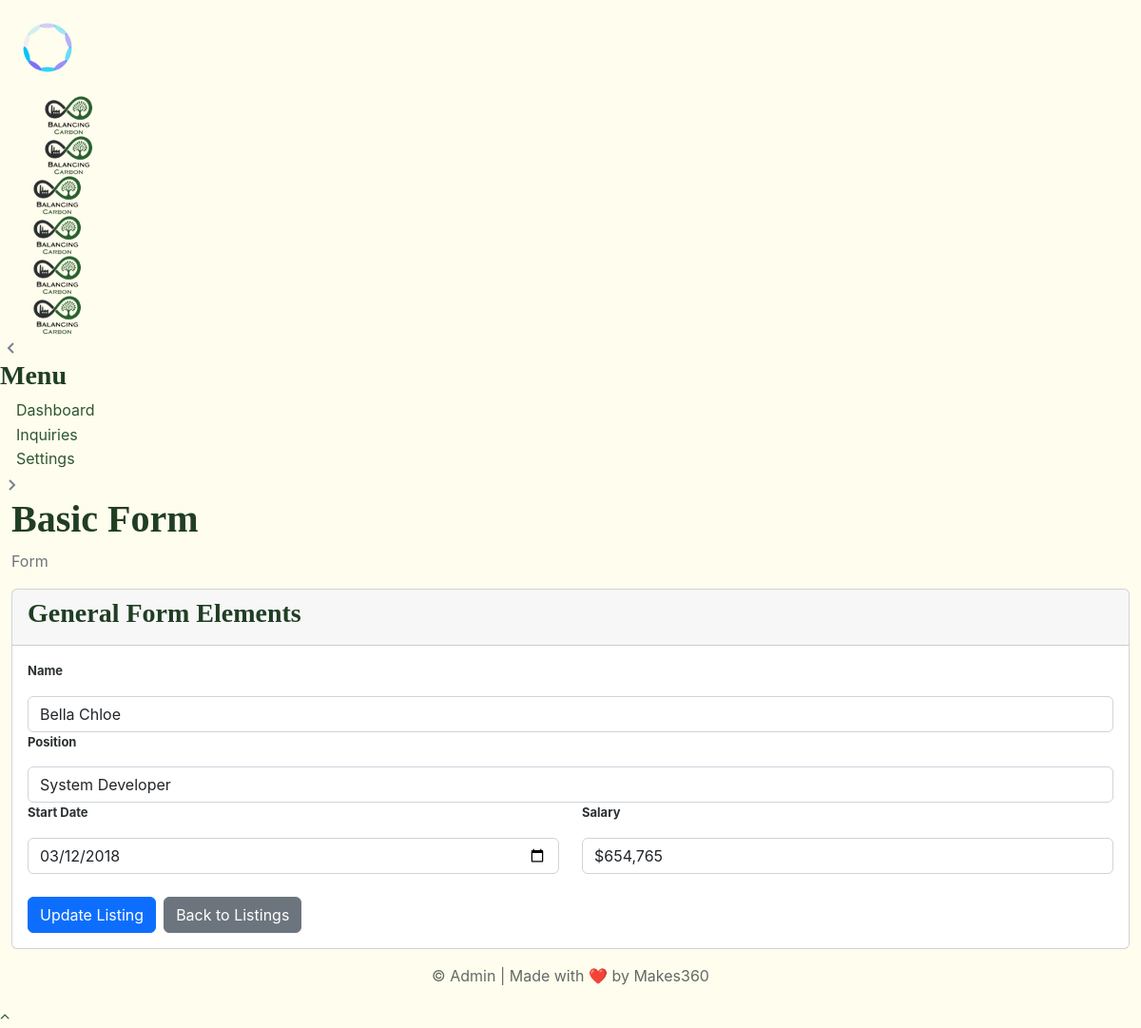
Screenshot of /admin1234/files/form/form?id=1 (signed in) with the database file from the repository.
### tables this page shows
CREATE TABLE `listing_items` (
  `id` int(11) NOT NULL,
  `name` varchar(255) NOT NULL,
  `position` varchar(255) NOT NULL,
  `start_date` date NOT NULL,
  `salary` varchar(50) NOT NULL
);

### admin1234/app/init.php (called while the page is built, shortened)
<?php
if (!defined("APP_ROOT")) {
    if (!function_exists("app_url_join")) {
        function app_url_join(string $base, string $path): string
        {
            $path = trim($path, "/");
            return rtrim($base, "/") . "/" . $path;
        }
    }
    if (!function_exists("asset_url")) {
        function asset_url(string $path): string
        {
            return app_url_join(BASE_URL, "assets/" . ltrim($path, "/"));
        }
    }
    if (!function_exists("file_url")) {
        function file_url(string $path): string
        {
            return app_url_join(BASE_URL, "files/" . ltrim($path, "/"));
        }
    }
}

### admin1234/app/module-data.php (called while the page is built, shortened)
<?php
function getModuleConnection(): ?\mysqli
{
    static $connection = null;
    try {
        $connection = getSashDBConnection();
    } catch (\mysqli_sql_exception $e) {
        error_log("Module DB connection failed: {$e->getMessage()}");
        $connection = null;
        return null;
    }
    return $connection;
}
function getListingItemById(int $id): ?array
{
    $connection = getModuleConnection();
    try {
        $stmt = $connection->prepare(
            "SELECT id, name, position, start_date, salary FROM listing_items WHERE id = ? LIMIT 1",
        );
        $stmt->bind_param("i", $id);
        $stmt->execute();
        $result = $stmt->get_result();
        $row = $result->fetch_assoc();
        return $row ?: null;
    } catch (\mysqli_sql_exception $e) {
        error_log("Listing fetch failed: {$e->getMessage()}");
        return null;
    }
}

### admin1234/files/form/form.php (the view, shortened to what this page needs)
<?php
require_once dirname(__DIR__, 2) . "/app/init.php";
require_once APP_ROOT . "/app/module-data.php";
$listingId = null;
$formValues = [
    "name" => "",
    "position" => "",
    "start_date" => "",
    "salary" => "",
];
if (!empty($_GET["id"])) {
    $listingId = (int) $_GET["id"];
    $item = getListingItemById($listingId);
    if ($item !== null) {
        $formValues = [
            "name" => $item["name"],
            "position" => $item["position"],
            "start_date" => $item["start_date"],
            "salary" => $item["salary"],
        ];
    }
}
include LAYOUT_PATH . "/head.php";
?>
<body class="app sidebar-mini ltr light-mode">
    <div id="global-loader">
        <img src="<?= asset_url(
            "images/loader.svg",
        ) ?>" class="loader-img" alt="Loader">
    </div>
    <div class="page">
        <div class="page-main">
            <?php include LAYOUT_PATH . "/header.php"; ?>
            <?php include LAYOUT_PATH . "/sidebar.php"; ?>
            <div class="main-content app-content mt-0">
                <div class="side-app">
                    <div class="main-container container-fluid">
                        <div class="page-header">
                            <h1 class="page-title">Basic Form</h1>
                            <div>
                                <ol class="breadcrumb">
                                    <li class="breadcrumb-item active" aria-current="page">Form</li>
                                </ol>
                            </div>
                        </div>
                        <div class="row">
                            <div class="col-md-12 col-xl-12">
                                <div class="card">
                                    <div class="card-header">
                                        <h3 class="card-title">General Form Elements</h3>
                                    </div>
                                    <div class="card-body">
                                        <form method="post" action="<?= htmlspecialchars(
                                            $_SERVER["REQUEST_URI"],
                                        ) ?>">
                                            <div class="form-group">
                                                <label class="form-label">Name</label>
                                                <input type="text" class="form-control" name="name" value="<?= htmlspecialchars(
                                                    $formValues["name"],
                                                ) ?>" placeholder="Enter full name" required>
                                            </div>
                                            <div class="form-group">
                                                <label class="form-label">Position</label>
                                                <input type="text" class="form-control" name="position" value="<?= htmlspecialchars(
                                                    $formValues["position"],
                                                ) ?>" placeholder="Enter title" required>
                                            </div>
                                            <div class="row">
                                                <div class="col-md-6">
                                                    <div class="form-group">
                                                        <label class="form-label">Start Date</label>
                                                        <input type="date" class="form-control" name="start_date" value="<?= htmlspecialchars(
                                                            $formValues[
                                                                "start_date"
                                                            ],
                                                        ) ?>" required>
                                                    </div>
                                                </div>
                                                <div class="col-md-6">
                                                    <div class="form-group">
                                                        <label class="form-label">Salary</label>
                                                        <input type="text" class="form-control" name="salary" value="<?= htmlspecialchars(
                                                            $formValues[
                                                                "salary"
                                                            ],
                                                        ) ?>" placeholder="Enter salary" required>
                                                    </div>
                                                </div>
                                            </div>
                                            <div class="mt-4 d-flex gap-2">
                                                <button type="submit" class="btn btn-primary"><?= $listingId
                                                    ? "Update"
                                                    : "Add" ?> Listing</button>
                                                <a class="btn btn-secondary" href="<?= file_url(
                                                    "list/list",
                                                ) ?>">Back to Listings</a>
                                            </div>
                                        </form>
                                    </div>
                                </div>
                            </div>
                        </div>
                    </div>
                </div>
            </div>
        </div>
        <?php include LAYOUT_PATH . "/footer.php"; ?>
    </div>
    <?php include LAYOUT_PATH . "/scripts.php"; ?>
</body>
</html>

### rows the page displays
listing_items: name "Bella Chloe", position "System Developer", start_date "03/12/2018", salary "$654,765"
